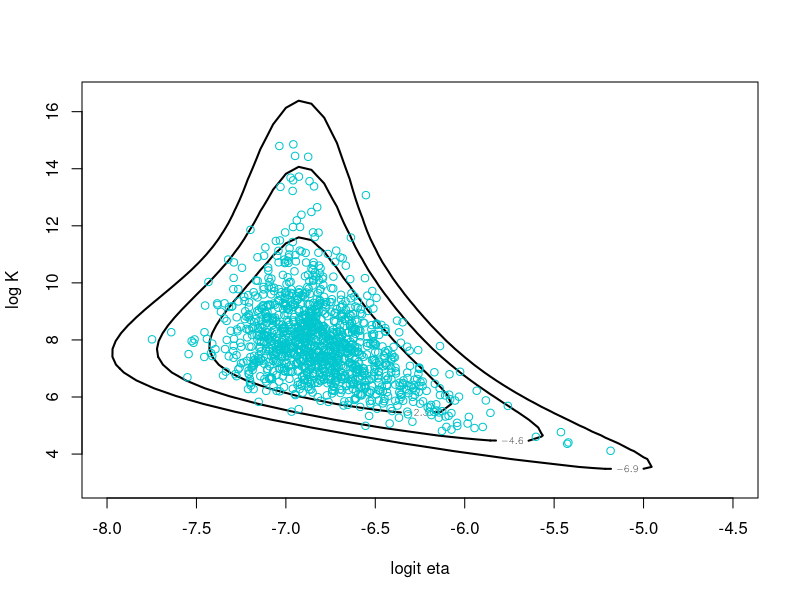
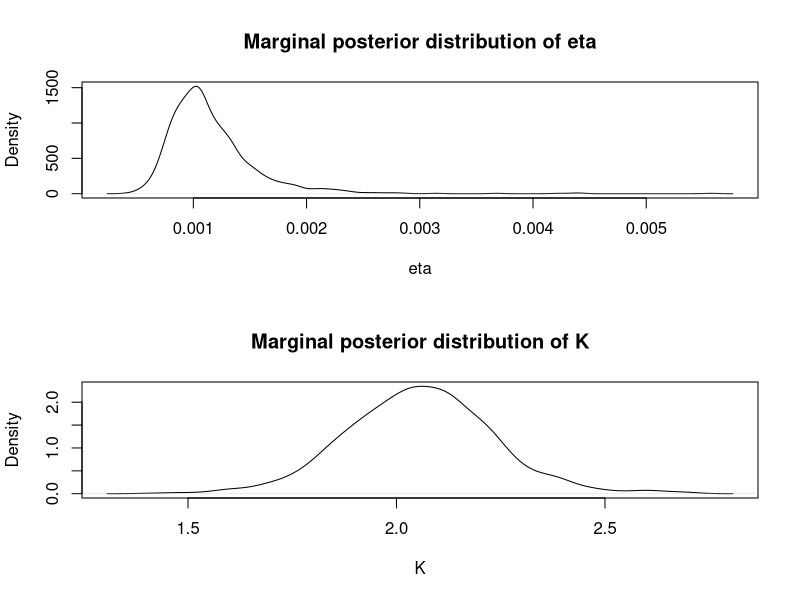

Write the R code that produced these figures, in order.
## Example: Cancer mortality example using rejection sampling.
## In LearnBayes, the function rejectsampling uses a t distribution
## as the proposal.

#  Load LearnBayes.

library(LearnBayes)
data(cancermortality)
attach(cancermortality)
head(cancermortality)

#  First, maximize the target distribution to find its mode and
#  and an approximation to its variance.  We use (-7, 6) as the
#  initial guesses for logit.eta and log.k.

logit.eta = -7
log.k = 6
fit = laplace(betabinexch, c(-7,6), cancermortality)
fit

#  We first find the bounding constant d = log c by maximizing the
#  difference between the log target and the log proposal 
#  distributions.  We use a t distribution with low df as
#  the proposal.  We use the two-dimensional vector theta to save
#  logit.eta and log.k.  The function betabinT computes the difference
#  between log posterior and log proposal, which is a function of d.

theta=numeric(2)
tpar=list(m=fit$mode, var=2*fit$var, df=4)
datapar = list(data=cancermortality, par = tpar)
data=cancermortality

betabinT = function(theta, datapar) {
  data = datapar$data
  tpar = datapar$par
  d = betabinexch(theta,data) - dmt(theta,mean=c(tpar$m),S=tpar$var,df=tpar$df,log=TRUE)
  return(d)
}

#  To find the maximum of d, call the function betabinT and use laplace.

start=c(-6.9, 12.4)
fit1 = laplace(betabinT, start, datapar)
fit1  
betabinT(fit1$mode, datapar)

#  Carry out rejection sampling.  Inputs are the log posterior, the
#  parameters of the t proposal distribution, the maximum value of
#  d, the number of draws and the data.

theta=rejectsampling(betabinexch,tpar,-569.2813,5000,cancermortality)

#  Investigate efficiency of algorithm and estimate how many draws I
#  would need to end up with a sample of size 2000.
 
dim(theta)
n.accept = length(theta[,1])
n.accept
prob.accept = n.accept / 5000
draws = 2000 / prob.accept
draws

#  Plot simulated draws on the contours of the log-posterior density.

mycontour(betabinexch, c(-8, -4.5, 3, 16.5), cancermortality, xlab="logit eta", ylab="log K")
points(theta[,1], theta[,2], col="turquoise3")

#  We can also plot the marginal posterior distributions of the parameters
#  in the original scale.

eta = exp(theta[,1]) / (1 + exp(theta[,1]))
K = log(theta[,2])

par(mfrow=c(2,1))
plot(density(eta), xlab="eta", main="Marginal posterior distribution of eta")
plot(density(K), xlab="K", main="Marginal posterior distribution of K")
